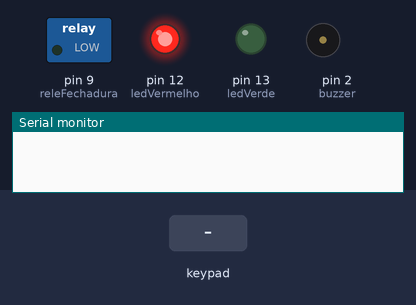
A sketch run on a simulated Arduino Uno, built with avr-gcc and run on an emulated ATmega328P. Parts: switched loads named in the sketch (green lamp = pin HIGH), output pins drawn as LEDs (lit = HIGH), buzzer (waves = sounding, pin HIGH), the last lines printed to the serial monitor. Inputs (shaded band) come from the test bench.

Above: at 1.2 s.
1.3 s: keypad keys 7 8 6 pressed 0.4 s apart
At 1.52 s:
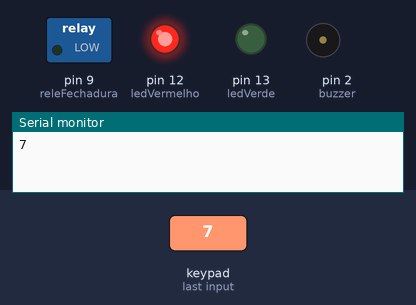
4.3 s: key 'A' pressed
At 4.7 s:
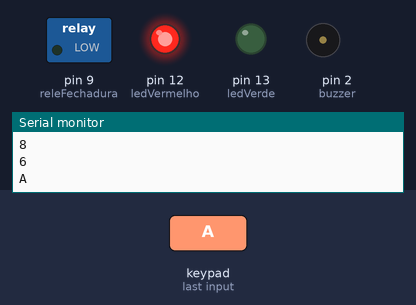
5.8 s: key 'B' pressed
At 7.0 s:
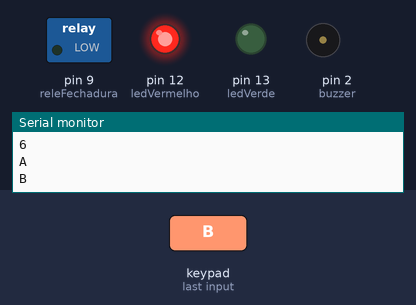
7.3 s: keypad keys 7 8 6 # pressed 0.4 s apart
At 7.52 s:
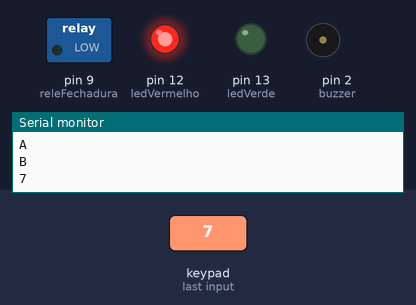
10.4 s: key 'C' pressed
At 11.6 s:
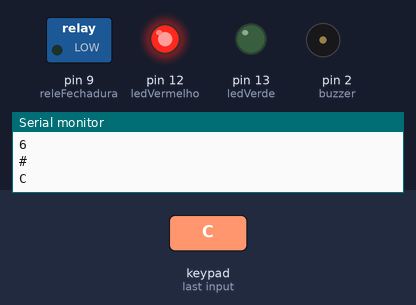
11.9 s: keypad keys 7 8 6 * pressed 0.4 s apart
At 12.13 s:
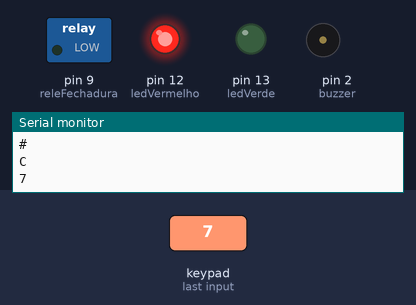
Timing chart, 0 to 14.9 s (numbered marks = the images above; inputs shaded):
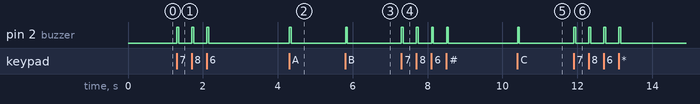

The sketch:

trinco.ino
```cpp
/* ******************** Controle de acesso  ********************


   Guia de conexão:

   Arduino:
   LINHA 1 TECLADO: Pino Digital 11
   LINHA 2 TECLADO: Pino Digital 10
   LINHA 3 TECLADO: Pino Digital 9
   LINHA 4 TECLADO: Pino Digital 8

   COLUNA 1 TECLADO: Pino Digital 7
   COLUNA 2 TECLADO: Pino Digital 6
   COLUNA 3 TECLADO: Pino Digital 5
   COLUNA 4 TECLADO: Pino Digital 4

   LED VERMELHO: Pino Digital 12
   LED VERDE: Pino Digital 13
   BUZZER: Pino Digital 2
   MÓDULO RELÊ: Pino Digital 3 (na simulação do Tinkercad temos um led azul no lugar do módulo relê, quando ligamos o módulo não precisamos usar o resistor)


   Este código utiliza a biblioteca Keypad

 ***************************************************************************** */

// Inclusão da biblioteca do módulo teclado
#include <Keypad.h>

/************************ DEFINIÇÃO DE SENHA ******************************* */

char* senha = "1592   ";  // defina a senha aqui, ela deve conter seis dígitos

/************************ CONFIGURAÇÕES TECLADO ******************************* */

const byte LINHAS = 4; // quantidade de linhas do teclado
const byte COLUNAS = 4; // quantidade de colunas do teclado

char digitos[LINHAS][COLUNAS] = {
{'1','2','3','A'},
{'4','5','6','B'},
{'7','8','9','C'},
{'*','0','#','D'}}; // todos os caracteres do teclado

byte pinosLinha[LINHAS] = { 7, 8, 6}; // pinos de conexão das linhas no arduino
byte pinosColuna[COLUNAS] = { 5, 4, 3 }; // pinos de conexão das colunas no arduino

Keypad keypad = Keypad( makeKeymap(digitos), pinosLinha, pinosColuna, LINHAS, COLUNAS ); // objeto de leitura das teclas com os parâmetros lidos

/************************ VARIÁVEIS AUXILIARES ******************************* */

int position = 0;
int ledVermelho = 12;
int ledVerde = 13;
#define releFechadura  9 //led azul substituir por módulo relé
int buzzer = 2;
int tempoBuzz = 50;
int tempoAberto = 200;

/***************************************************************************** */

void setup()
{

estadoPorta(true); // diz se a porta está ou não trancada
Serial.begin(9600);

pinMode(ledVermelho,OUTPUT);
pinMode(ledVerde,OUTPUT);
pinMode(releFechadura,OUTPUT);
pinMode(buzzer,OUTPUT); // define os pinos de saída do arduino

}

void loop()
{

char digito = keypad.getKey(); // faz a leitura das teclas

if (digito !=0)
{
 Serial.println(digito);
  digitalWrite(buzzer, HIGH);
  delay(tempoBuzz);
  digitalWrite(buzzer, LOW); // acionamento do buzzer ao apertar qualquer tecla

if (digito == senha[position]) // verifica se o dígito apertado corresponde ao equivalente da senha
{
position ++;
}
else { // retorna a leitura para a primeira posição de leitura da senha quando o dígito apertado não corresponde ao correto
position = 0;
}
if (position == 4) // altera estado da porta
{
estadoPorta(false);
}
delay(100);
}
}

void estadoPorta(int trancado)
{

if (trancado) // trancamento da porta
{
digitalWrite(ledVermelho, HIGH);
digitalWrite(ledVerde, LOW);
digitalWrite(releFechadura, LOW); // importante: para uso com rele de acionamento da fechadura LOW deve ser subsstituído por HIGH
}

else // abertura da porta
{
digitalWrite(ledVermelho, LOW);
digitalWrite(ledVerde, HIGH);
digitalWrite(releFechadura, HIGH); // importante: para uso com rele de acionamento da fechadura HIGH deve ser subsstituído por LOW
digitalWrite(buzzer, HIGH);
delay(tempoBuzz*10);
digitalWrite(buzzer, LOW); // buzzer indica o acerto da senha
delay(tempoAberto);
position = 0;
digitalWrite(releFechadura, HIGH);
estadoPorta(true); // tranca a porta novamente
}}
```

Measured:
- after the input at 1.3 s, pin 2 (buzzer): alternates HIGH for 0.05 s and LOW for 0.35 s, 6 changes in all, then stays LOW, starting at once
- after the input at 4.3 s, pin 2 (buzzer): LOW → HIGH at once, → LOW 0.05 s later
- after the input at 5.8 s, pin 2 (buzzer): LOW → HIGH at once, → LOW 0.05 s later
- after the input at 7.3 s, pin 2 (buzzer): alternates HIGH for 0.05 s and LOW for 0.35 s, 8 changes in all, then stays LOW, starting at once
- after the input at 10.4 s, pin 2 (buzzer): LOW → HIGH at once, → LOW 0.05 s later
- after the input at 11.9 s, pin 2 (buzzer): alternates HIGH for 0.05 s and LOW for 0.35 s, 8 changes in all, then stays LOW, starting at once
